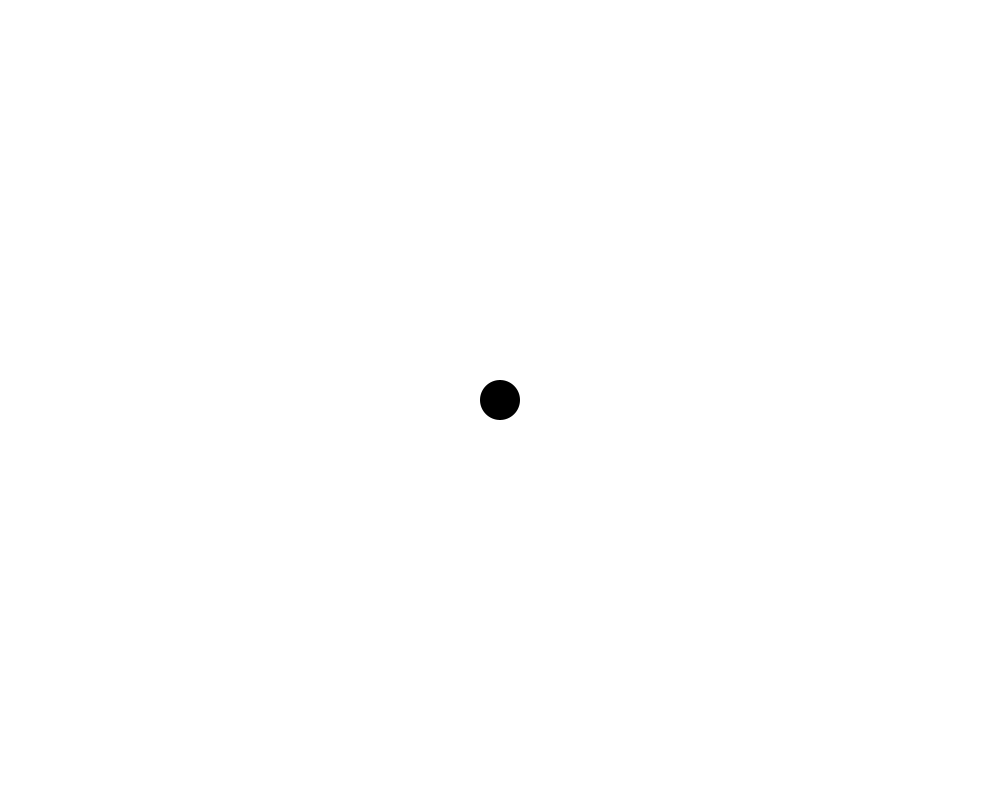
Frame 1 (no input)
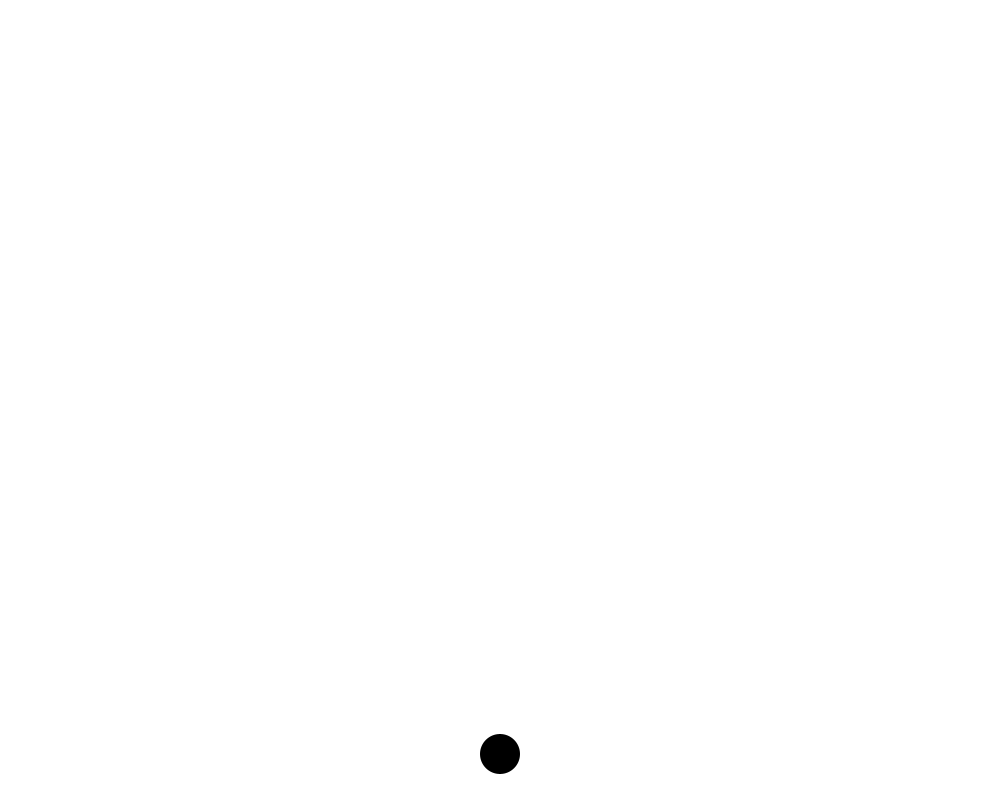
Frame 60 (the mouse pressed at the canvas centre just before this capture)
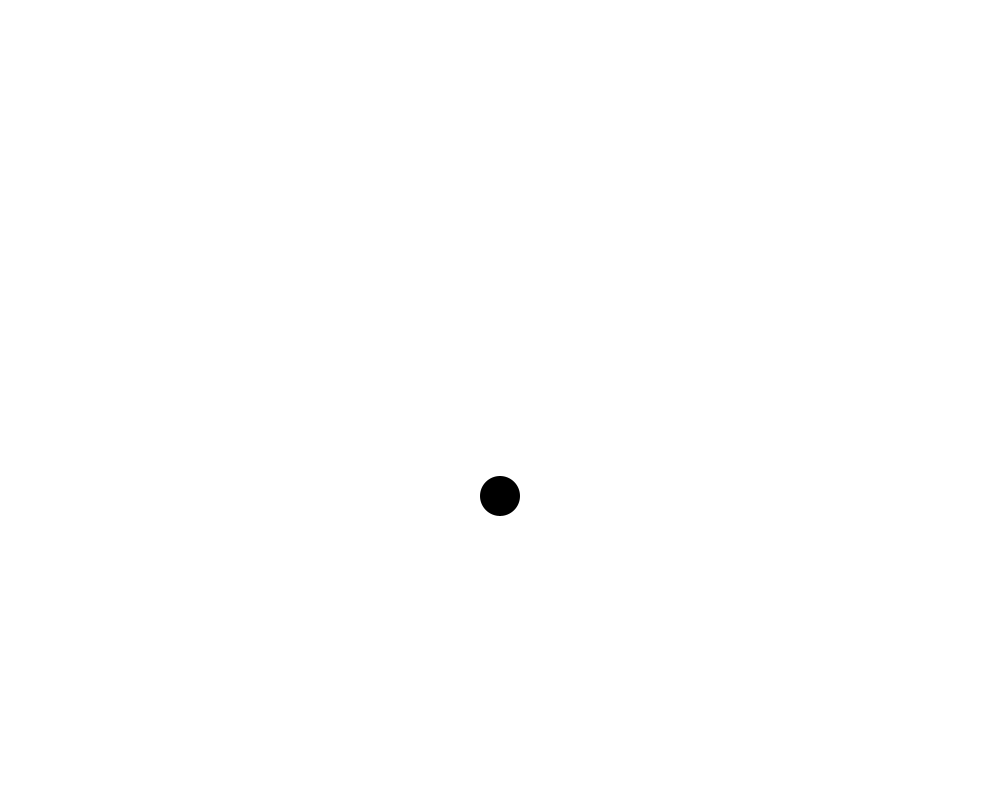
Frame 120 (the mouse held since frame 60 and released just before this capture)

The Processing sketch that drew these frames (run headless with seeded random() and noise(); from frame 60 on, the mouse is pressed at the canvas centre):

// Processing sketch: processing_161900
// ── processing_161900.pde

float posX;
float posY;
float ySpeed = 0;
float xSpeed = 0;
float ballDiameter = 40;
float ballRadius = ballDiameter/2;
 
void setup() {
  
  size (1000,800);

  fill (0);
  ellipseMode(CENTER);
  smooth();
  noStroke();
  posX = width/2;
  posY = height/2;
}
 
void draw() {
  mouseChecks();
  boundaryChecks();
  updateBall();
  
  println(mousePressed);
}
 
void mouseChecks() {
  if (mousePressed) {
    
    if (mouseX > posX - ballDiameter && mouseX < posX + ballDiameter && mouseY > posY - ballDiameter && mouseY < posY + ballDiameter){
       posX = mouseX;
       posY = mouseY;
       ySpeed = mouseY - pmouseY;
       xSpeed = mouseX - pmouseX;
    }
       
  }
}
 
void boundaryChecks() {
  if (posY >= height - ballRadius) {
    posY = height - ballRadius;
    ySpeed = -ySpeed/1.15;
  }
  if (posY <= ballRadius) {
    posY = ballRadius;
    ySpeed = -ySpeed/1.35;
  }
  if (posX >= width - ballRadius) {
    posX = width - ballRadius;
    xSpeed = -xSpeed/1.10;
  }
  if (posX <= ballRadius) {
    posX = ballRadius;
    xSpeed = -xSpeed/1.10;
  }
}
 
void updateBall() {

  background(255); 
  ellipse (posX, posY, ballDiameter, ballDiameter);
  ySpeed = ySpeed += 0.2;
  xSpeed = xSpeed/1.005;
  posY += ySpeed;
  posX += xSpeed;
}
